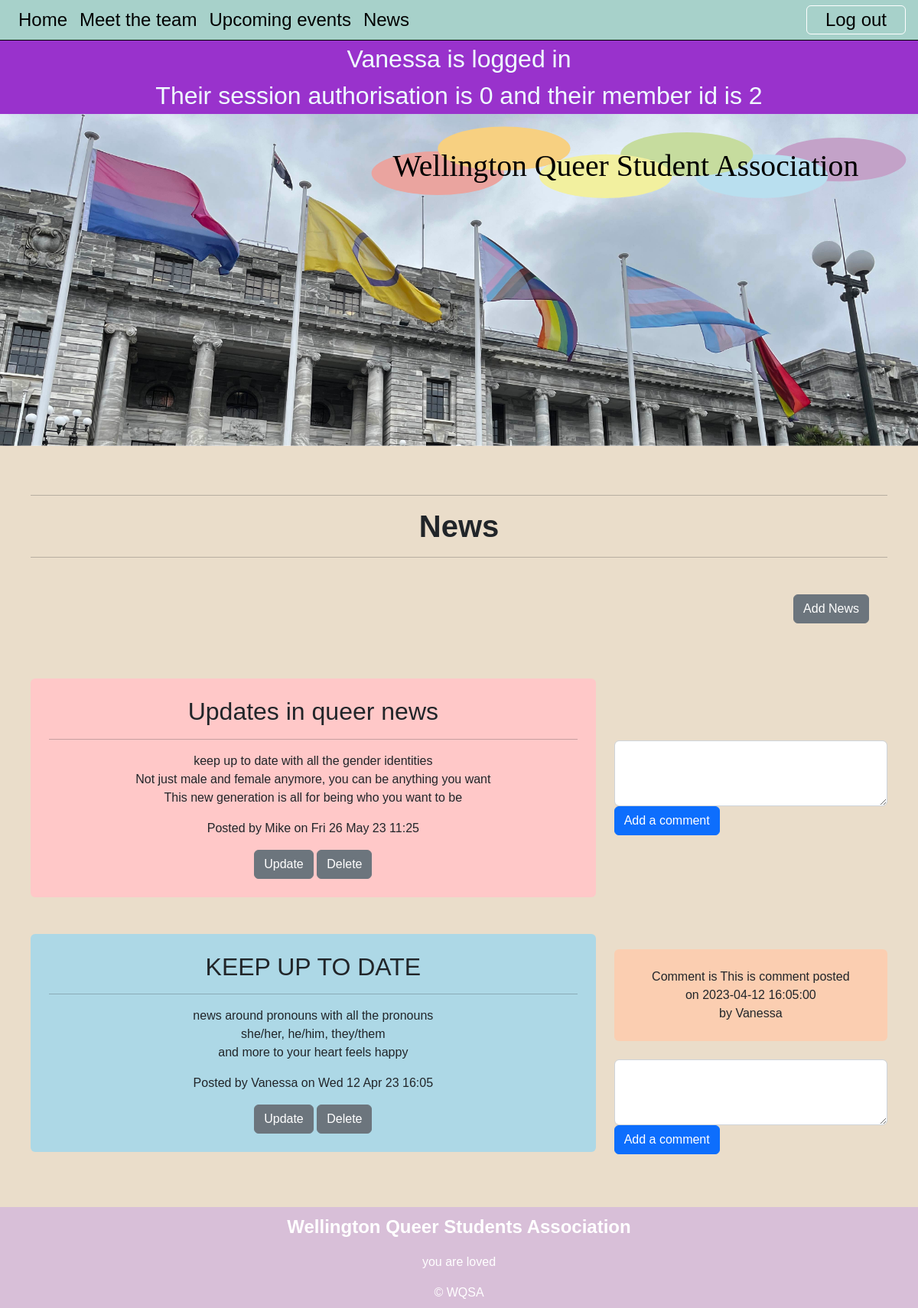
The app's page /news (signed in) with its own data.
### tables this page shows
CREATE TABLE member(
    member_id integer primary key autoincrement not null,
    name text not null,
    email text not null unique,
    password text not null,
    authorisation integer not null
);

CREATE TABLE news(
    news_id integer primary key autoincrement not null,
    title text not null unique,
    subtitle text not null unique,
    content text not null unique,
    newsdate date not null,
    member_id integer not null,
    foreign key(member_id) references member(member_id)
);

CREATE TABLE comments(
    comments_id integer primary key autoincrement not null,
    comments_content text not null unique,
    comments_date date not null,
    member_id integer not null,
    news_id integer not null,
    foreign key(member_id) references member(member_id),
    foreign key(news_id) references news(news_id)
);

### server.py (the view)
@app.route("/news")
def news():
    sql = """select news.news_id, news.title, news.subtitle, news.content, news.newsdate, member.name
      from news
      join member on news.member_id = member.member_id
      order by news.newsdate desc;

      """
    news = run_search_query_tuples(sql, (), db_path, True)
    print(news)
    sql = """select comments.news_id, comments.comments_content, comments.comments_date, member.name
      from comments
      join member on comments.member_id = member.member_id
      order by comments.comments_date desc;
      """
    comments = run_search_query_tuples(sql, (), db_path, True)
    print(comments)
    return render_template("news.html", news=news, comments=comments)

### db_functions.py (called while the page is built)
def run_search_query_tuples(sql_query, values_tuple, file_path, rowfactory=False):
    result = None
    try:
        db = sqlite3.connect(file_path)
        if rowfactory:
            db.row_factory = sqlite3.Row
        cursor = db.cursor()
        cursor.execute(sql_query, values_tuple)
        result = cursor.fetchall()
        cursor.close()
    except sqlite3.Error as error:
        print("Error running search query tuples: {}".format(error))
        return None
    db.close()
    if result is None:
        print("No search values were found")
    return result

### server.py (called while the page is built)
@app.template_filter()
def news_date(sqlite_dt):
    x = datetime.strptime(sqlite_dt, '%Y-%m-%d %H:%M:%S')
    return x.strftime("%a %d %b %y %H:%M")

### templates/news.html (shortened to what this page needs)
{% extends "layout.html" %}
{% block content %}
<div class="container-lg py-sm-5 py-1">
<hr> <h1>News</h1> <hr>
{% if session and session['authorisation'] == 0 %}
<div class="news p-4 my-4 text-end">
    <a class="btn btn-secondary" href="{{ url_for('news_cud', id=0, task='add') }}">Add News</a>
</div>
    {% endif %}
{% for row in news %}
    <div class="row align-items-center">
        <div class="col-lg-8">
            <div id="newsid-{{loop.index}}" class="p-4 my-4 container-sm rounded text-center">
                <h2>{{row['title']}}</h2>
                <hr>
                <div class="subtitle"> {{row['subtitle']}}</div>
                <p class="news-text"> {{row['content'] | replace("\n", "<br>") | safe}}</p>
                <div class="news-meta">Posted by {{row['name']}} on {{row['newsdate'] | news_date}}</div>
                {% if session and session['authorisation'] == 0 %}
                <div class="news-meta">
                    <a class="btn btn-secondary" href="{{ url_for('news_cud', id=row['news_id'], task='update')}}">Update</a>
                    <a class="btn btn-secondary" href="{{ url_for('news_cud', id=row['news_id'], task='delete')}}">Delete</a>
                </div>
                {% endif %}
            </div>
        </div>
        <div class="col-lg-4">
            {% for comment in comments %}
                {% if row ['news_id'] == comment['news_id'] %}
                    <div id="comment-{{loop.index}}" class="p-4 my-4 container-sm rounded text-center">
                        <div class="">Comment is {{comment['comments_content']}} posted
                            <br>on {{comment['comments_date']}}
                            <br>by {{comment['name']}} </div>
                    </div>
                {% endif %}
            {% endfor %}
            {% if session and ( session['authorisation'] == 0 or session['authorisation'] == 1 ) %}
                <div class="news-meta">
                    <form action="{{ url_for('add_comment')}}" method="POST">
                        <textarea id="comment" name="comment" class="form-control" rows="2"></textarea>
                        <button type="submit" id="submit" class="btn btn-primary">Add a comment</button>
                    </form>
                </div>
            {% endif %}
        </div>
    </div>
{% endfor %}
</div>
{% endblock %}

### templates/layout.html (shortened to what this page needs)
<!DOCTYPE html>
<html lang="en">
<head>
<link href="https://cdn.jsdelivr.net/npm/bootstrap@5.2.3/dist/css/bootstrap.min.css" rel="stylesheet">
    <link rel="stylesheet" href="static/styles.css">
    </head>
<body>
<div class="container-fluid">
<nav class="navbar navbar-expand-lg px-3 py-0">
    <div class="collapse navbar-collapse" id="collapsibleNavbar">
      <ul class="navbar-nav">
        <li class="nav-item">
          <a class="nav-link" href="{{url_for('index')}}">Home</a>
        </li>
        <li class="nav-item">
          <a class="nav-link" href="{{url_for('meet_the_team')}}">Meet the team</a>
        </li>
         <li class="nav-item">
          <a class="nav-link" href="{{url_for('upcoming_events')}}">Upcoming events</a>
         </li>
          <li class="nav-item">
          <a class="nav-link" href="{{url_for('news')}}">News</a>
        </li>
      </ul>
      <div class="ms-auto">
          {% if session %}
          <a href="{{url_for('logout')}}" class="nav-link btn btn-outline">Log out</a>
          {% else %}
          <a href="{{url_for('get_involved')}}" class="nav-link btn btn-outline" >Get involved</a>
          <a href="{{url_for('login')}}" class="nav-link btn btn-outline">Log in</a>
          {% endif %}
      </div>
    </div>
    </nav>
    </div>
    {% if session %}
        <div class="session"> {{session['name']}} is logged in <br>
            Their session authorisation is {{session['authorisation']}} and their member id is {{session['member_id']}}</div>
    {% endif %}
    <img class="img-fluid" src="static/images_WQSA/flags_parliment_banner.svg" >
{% block content %}
{% endblock %}
<footer class="container-fluid footer-content">
    <p>Wellington Queer Students Association</p>
    <p>you are loved</p>
    <div>&copy; WQSA</div>
</footer>
    </body>
</html>

### static/styles.css (style rules this page uses)
:root { --brand-green: rgb(167,209,202); --brand-paper: rgb(234, 221, 202); }
body { font-family: 'Raleway', sans-serif; font-size: 100%; background-color: var(--brand-paper); margin: 0; }
.container-fluid { border: 0px solid blue; padding: 0px; }
.container-lg { border: 4px solid pink; padding: 10px; }
h1 { font-size: 2.5em; text-align: center; font-weight: 600; margin: 0; }
.container-fluid { border: 0px solid pink; }
.container-lg { border: 0px solid pink; overflow: auto; }
.A { background-color: rgb(255, 200, 200); }
.B { background-color: rgb(251, 206, 177); }
.E { background-color: rgb(173,216,230); }
.row { border: 0px solid blue; }
.footer-content { background-color: rgb(216,191,216); text-align: center; padding: 0.5em 0 0.5em 0; color: white; }
.footer-content p:first-child { font-weight: 600; font-size: 1.5em; }
.navbar { --brand-green-pale: rgb(223, 237, 224); background-color: var(--brand-green); border-bottom: 1px solid black; }
.nav-link { font-size: 1.5em; color: black; }
.btn-outline { border: 1px solid white; padding: 0 1em; }
nav .btn-outline { display: inline-block; }
label, input[type='text'], input[type='email'], textarea { font-size: 1.5em !important; }
.session { background-color: darkorchid; color: azure; text-align: center; font-size: 2em; }

### records on screen
member: name "Vanessa"
news: title "Updates in queer news", subtitle "keep up to date with all the gender identities", content "Not just male and female anymore, you can be anything you want This new generation is all for being who you want to be", name "Mike", newsdate|news_date "Fri 26 May 23 11:25"
news: title "KEEP UP TO DATE", subtitle "news around pronouns with all the pronouns", content "she/her, he/him, they/them and more to your heart feels happy", name "Vanessa", newsdate|news_date "Wed 12 Apr 23 16:05"
comments: comments_content "This is comment", comments_date "2023-04-12 16:05:00", name "Vanessa"

### other values on screen
{{ session['authorisation'] }} "0"
{{ session['member_id'] }} "2"
